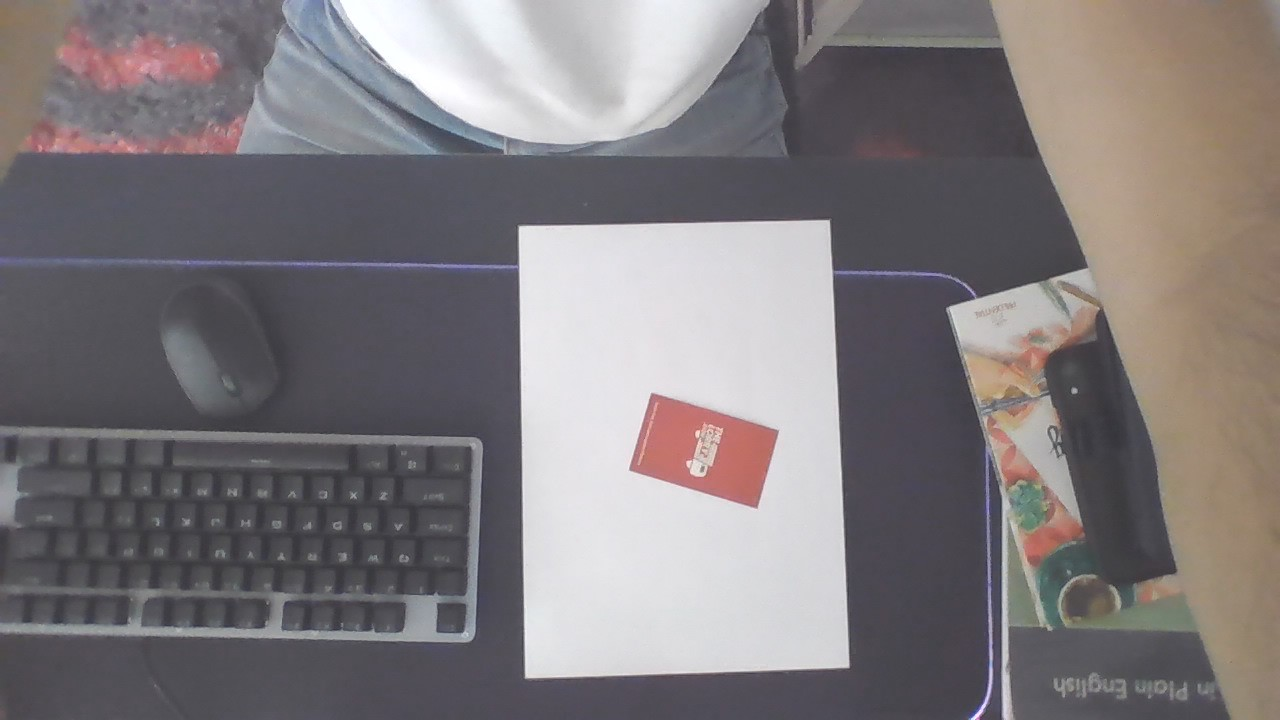
#> input picture Res/img1.jpg, 1280 x 720 px
$ python Basic3.py
#> lines starting #> are read from the running program, lines starting #| are printed output that depends on the picture
"""
Read Image, Resize Image, Crop Image.
"""

import cv2

print('Package Imported')

# Show Image Size
img = cv2.imread('Res/img1.jpg')
#> img is the input picture: shape (720, 1280, 3); mean B, G, R 123.9, 121.7, 127
print(img.shape)    # (720, 1280, 3) (Height, Width, Channels)
#| (720, 1280, 3)

# Image Resize
imgResize = cv2.resize(img, (300, 200))
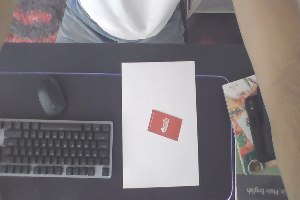
#> imgResize: shape (200, 300, 3); mean B, G, R 123.9, 121.6, 126.9
print(imgResize.shape)
#| (200, 300, 3)

# Image Crop
imgCrop = imgResize[0:100, 0:200]   # [Height, Width]
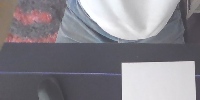
#> imgCrop: shape (100, 200, 3); mean B, G, R 139.1, 132.3, 134.9

# cv2.imshow("Output", img)
cv2.imshow("OutputResize", imgCrop)

cv2.waitKey(0)
